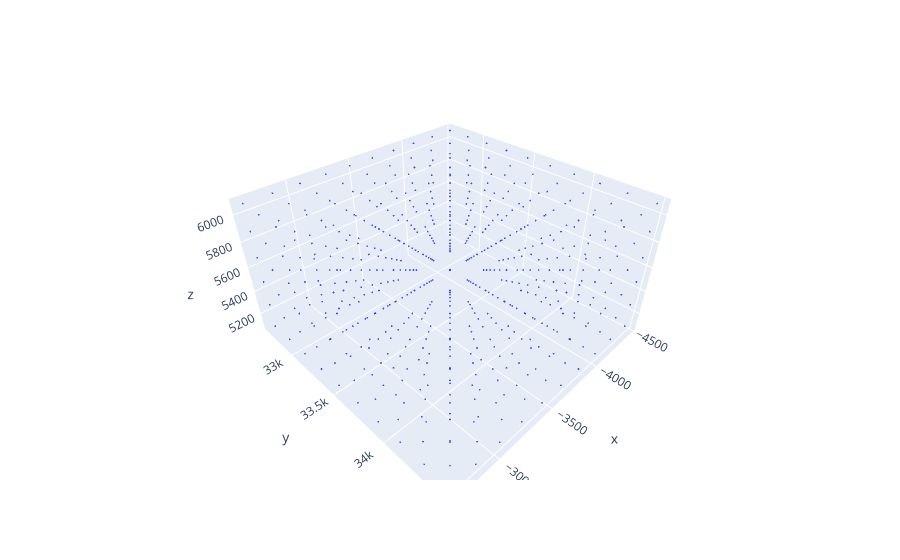

Here is the notebook cell this chart was saved with:
### Code cell
import plotly.express as px

# Create a 3D scatter plot
fig = px.scatter_3d(
    x=grid_points[:, 0],  # X-coordinates
    y=grid_points[:, 1],  # Y-coordinates
    z=grid_points[:, 2],  # Z-coordinates
)

# Update marker properties
fig.update_traces(marker=dict(
    size=1,
    color='blue',
    opacity=0.7,
    line=dict(width=0)
))

# Show plot
fig.show()

### Figure 1 — Plotly figure (JSON) as saved in the notebook; plotly's stock layout.template omitted (floating-point values rounded to 4 significant figures; data arrays with more than 128 entries replaced by an {"elided": "..."} marker saying what was removed)
{"data": [{"hovertemplate": "x=%{x}<br>y=%{y}<br>z=%{z}<extra></extra>", "legendgroup": "", "marker": {"color": "blue", "line": {"width": 0}, "opacity": 0.7, "size": 1, "symbol": "circle"}, "mode": "markers", "name": "", "scene": "scene", "showlegend": false, "type": "scatter3d", "x": {"elided": "600 float values"}, "y": {"elided": "600 float values"}, "z": {"elided": "600 float values"}}], "layout": {"legend": {"tracegroupgap": 0}, "margin": {"t": 60}, "scene": {"domain": {"x": [0, 1], "y": [0, 1]}, "xaxis": {"title": {"text": "x"}}, "yaxis": {"title": {"text": "y"}}, "zaxis": {"title": {"text": "z"}}}}}
